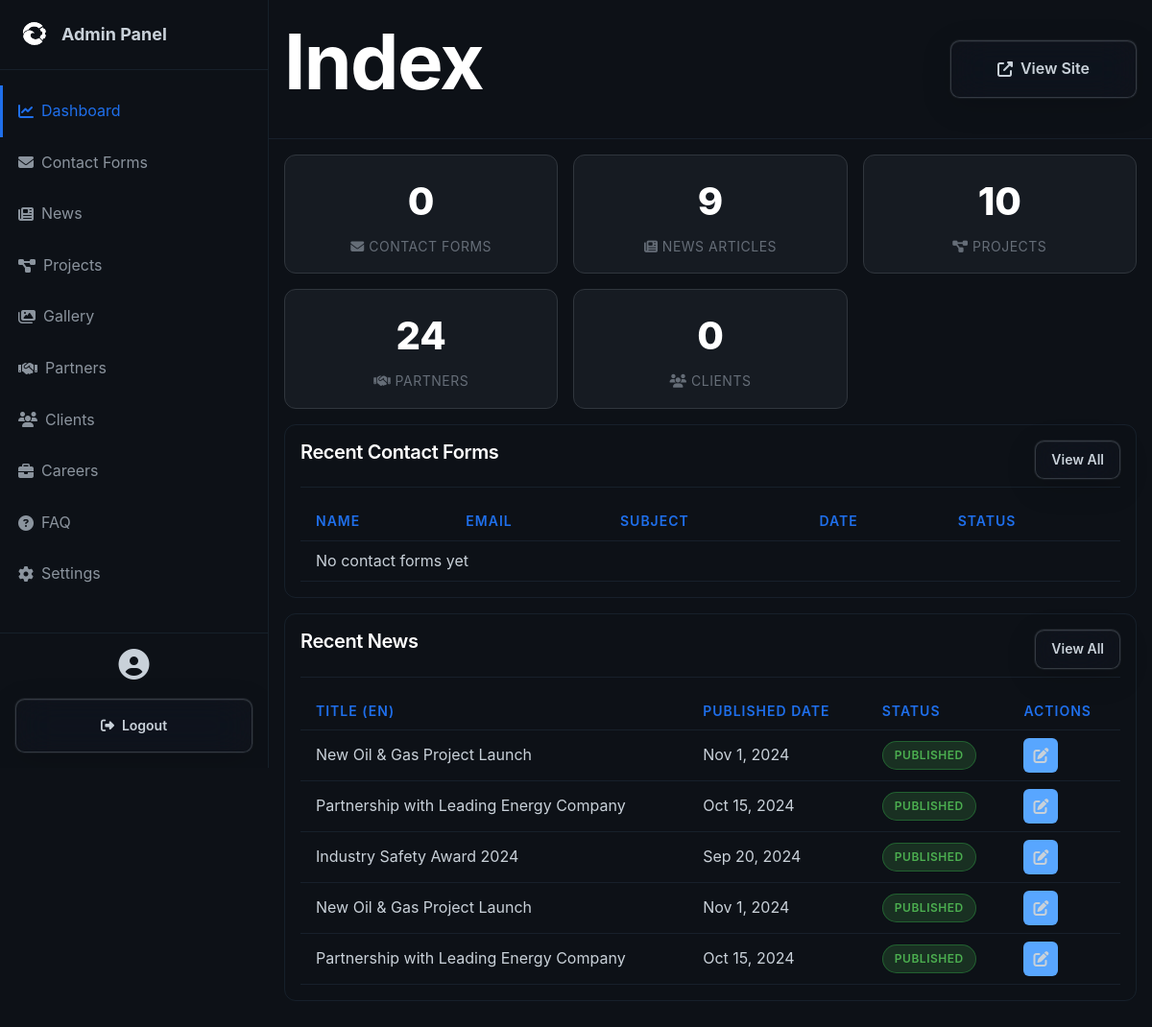
Before: /admin/index.php (signed in) with the older database file.
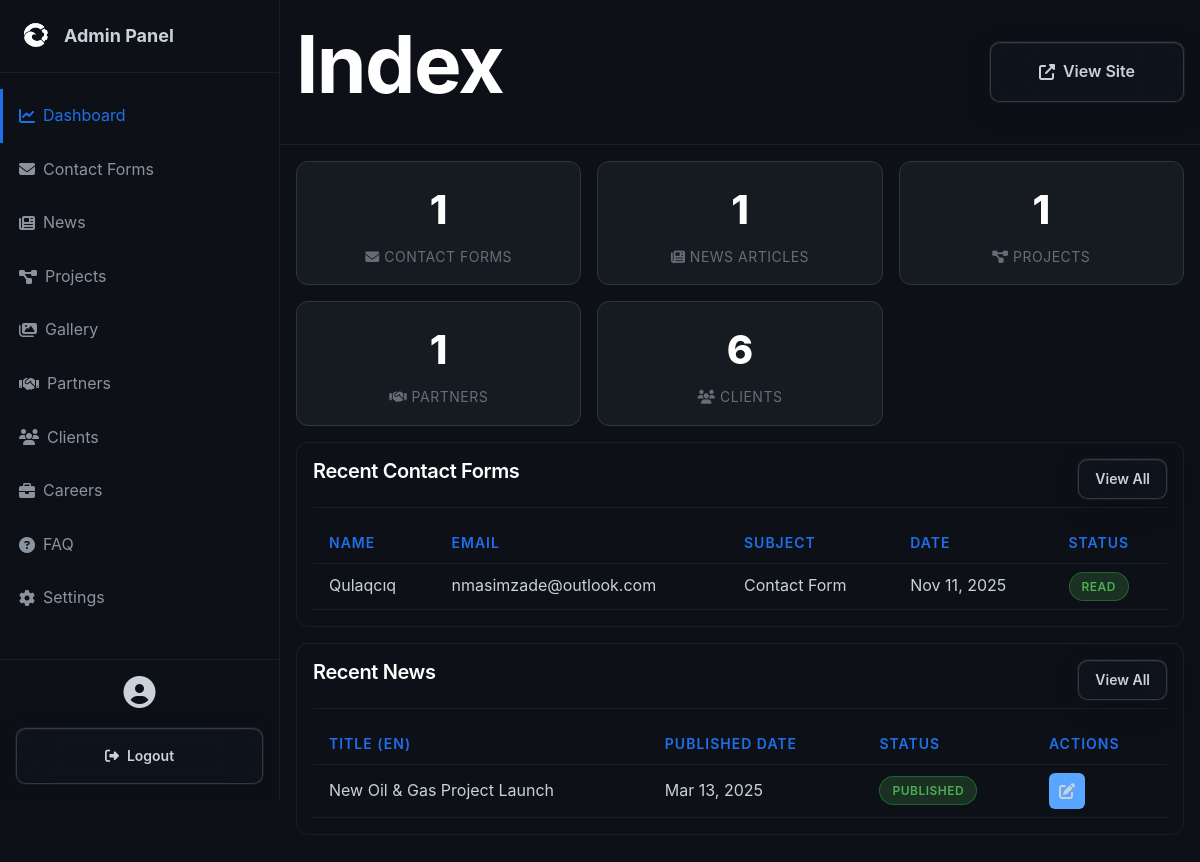
After: the same page with the newer database file.
### tables this page shows
CREATE TABLE news (
                id INTEGER PRIMARY KEY AUTOINCREMENT,
                title_en TEXT NOT NULL,
                title_ru TEXT NOT NULL,
                title_az TEXT NOT NULL,
                content_en TEXT NOT NULL,
                content_ru TEXT NOT NULL,
                content_az TEXT NOT NULL,
                excerpt_en TEXT,
                excerpt_ru TEXT,
                excerpt_az TEXT,
                image TEXT,
                published_date DATE,
                created_at DATETIME DEFAULT CURRENT_TIMESTAMP,
                updated_at DATETIME DEFAULT CURRENT_TIMESTAMP,
                is_published INTEGER DEFAULT 1
            );

CREATE TABLE contacts (
                id INTEGER PRIMARY KEY AUTOINCREMENT,
                name TEXT NOT NULL,
                email TEXT NOT NULL,
                phone TEXT,
                subject TEXT,
                message TEXT NOT NULL,
                created_at DATETIME DEFAULT CURRENT_TIMESTAMP,
                is_read INTEGER DEFAULT 0
            );

### admin/index.php (the view, shortened to what the changed rows need)
<?php require_once 'header.php'; ?>
<?php
$db = Database::getInstance()->getConnection();
$stats = [
    'contacts' => $db->query("SELECT COUNT(*) FROM contacts")->fetchColumn(),
    'news' => $db->query("SELECT COUNT(*) FROM news")->fetchColumn(),
    'projects' => $db->query("SELECT COUNT(*) FROM projects")->fetchColumn(),
    'partners' => $db->query("SELECT COUNT(*) FROM partners")->fetchColumn(),
    'clients' => $db->query("SELECT COUNT(*) FROM clients")->fetchColumn(),
];
?>
<div class="stats-grid">
    <div class="stat-card">
        <div class="stat-value"><?php echo $stats['contacts']; ?></div>
        <div class="stat-label">
            <i class="fas fa-envelope"></i> Contact Forms
        </div>
    </div>
    <div class="stat-card" >
        <div class="stat-value"><?php echo $stats['news']; ?></div>
        <div class="stat-label"><i class="fas fa-newspaper"></i> News Articles</div>
    </div>
    <div class="stat-card" >
        <div class="stat-value"><?php echo $stats['projects']; ?></div>
        <div class="stat-label"><i class="fas fa-project-diagram"></i> Projects</div>
    </div>
    <div class="stat-card" >
        <div class="stat-value"><?php echo $stats['partners']; ?></div>
        <div class="stat-label"><i class="fas fa-handshake"></i> Partners</div>
    </div>
    <div class="stat-card" >
        <div class="stat-value"><?php echo $stats['clients']; ?></div>
        <div class="stat-label"><i class="fas fa-users"></i> Clients</div>
    </div>
</div>
<div class="admin-card">
    <table class="admin-table">
        <thead>
            <tr>
                <th>Name</th>
                <th>Email</th>
                <th>Subject</th>
                <th>Date</th>
                <th>Status</th>
            </tr>
        </thead>
        <tbody>
            <?php
            $stmt = $db->query("SELECT * FROM contacts ORDER BY created_at DESC LIMIT 5");
            $contacts = $stmt->fetchAll();
            if (count($contacts) > 0) {
                foreach ($contacts as $contact) {
                    ?>
                    <tr>
                        <td><?php echo htmlspecialchars($contact['name']); ?></td>
                        <td><?php echo htmlspecialchars($contact['email']); ?></td>
                        <td><?php echo htmlspecialchars($contact['subject']); ?></td>
                        <td><?php echo date('M j, Y', strtotime($contact['created_at'])); ?></td>
                        <td>
                            <?php if ($contact['is_read']): ?>
                                <span class="badge badge-success">Read</span>
                            <?php else: ?>
                                <span class="badge badge-warning">New</span>
                            <?php endif; ?>
                        </td>
                    </tr>
                    <?php
                }
            } else {
                echo '<tr><td colspan="5" class="text-center">No contact forms yet</td></tr>';
            }
            ?>
        </tbody>
    </table>
</div>
<div class="admin-card">
    <table class="admin-table">
        <thead>
            <tr>
                <th>Title (EN)</th>
                <th>Published Date</th>
                <th>Status</th>
                <th>Actions</th>
            </tr>
        </thead>
        <tbody>
            <?php
            $stmt = $db->query("SELECT * FROM news ORDER BY created_at DESC LIMIT 5");
            $news = $stmt->fetchAll();
            if (count($news) > 0) {
                foreach ($news as $item) {
                    ?>
                    <tr>
                        <td><?php echo htmlspecialchars($item['title_en']); ?></td>
                        <td><?php echo date('M j, Y', strtotime($item['published_date'])); ?></td>
                        <td>
                            <?php if ($item['is_published']): ?>
                                <span class="badge badge-success">Published</span>
                            <?php else: ?>
                                <span class="badge badge-danger">Draft</span>
                            <?php endif; ?>
                        </td>
                        <td>
                            <div class="action-buttons">
                                <a href="<?php echo BASE_URL; ?>/admin/news-edit.php?id=<?php echo $item['id']; ?>" class="btn-icon btn-edit">
                                    <i class="fas fa-edit"></i>
                                </a>
                            </div>
                        </td>
                    </tr>
                    <?php
                }
            } else {
                echo '<tr><td colspan="4" class="text-center">No news yet</td></tr>';
            }
            ?>
        </tbody>
    </table>
</div>
<?php require_once 'footer.php'; ?>

Changed rows visible on the page:
removed news: title_en "Partnership with Leading Energy Company", published_date "Oct 15, 2024", is_published "PUBLISHED"
removed news: title_en "Industry Safety Award 2024", published_date "Sep 20, 2024", is_published "PUBLISHED"
removed news: title_en "New Oil & Gas Project Launch", published_date "Nov 1, 2024", is_published "PUBLISHED"
removed news: title_en "Partnership with Leading Energy Company", published_date "Oct 15, 2024", is_published "PUBLISHED"
added contacts: name "Qulaqcıq", email "nmasimzade@outlook.com", subject "Contact Form", created_at "Nov 11, 2025", is_read "READ"
changed news "New Oil & Gas Project Launch": published_date "Nov 1, 2024" → "Mar 13, 2025"
Other visible differences:
$stats['contacts']: "0" → "1"
$stats['news']: "9" → "1"
$stats['projects']: "10" → "1"
$stats['partners']: "24" → "1"
$stats['clients']: "0" → "6"
text no longer shown: "No contact forms yet"
